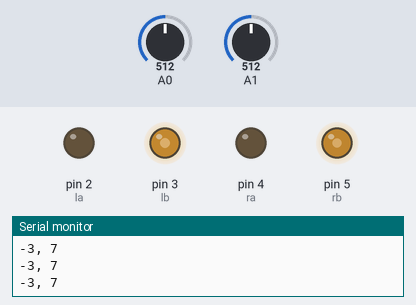
A sketch run on a simulated Arduino Uno, built with avr-gcc and run on an emulated ATmega328P. Shown: output pins drawn as LEDs (lit = HIGH), the last lines printed to the serial monitor. Inputs (shaded band) come from the test bench; at power-on: A0 = 512, A1 = 512.

Above: at 1.2 s.
1.3 s: A0 set to 554
At 2.2 s:
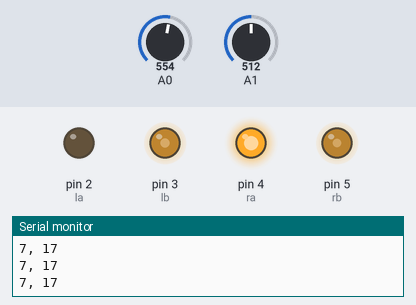
2.8 s: A0 set to 570
At 3.4 s:
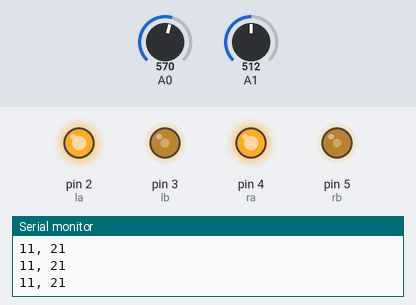
4.3 s: A1 set to 873
At 4.8 s:
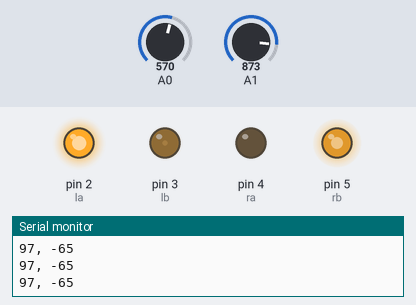
5.8 s: A1 set to 897
At 7.0 s:
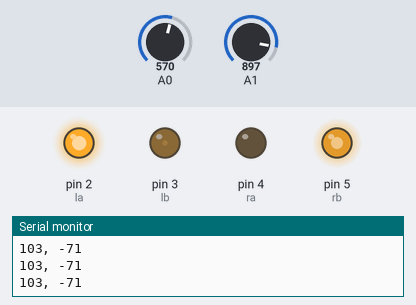
7.3 s: A0 set to 511
At 8.1 s:
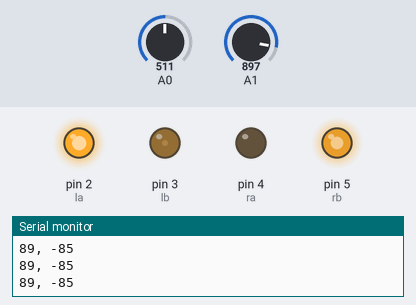
8.8 s: A1 set to 593
At 9.1 s:
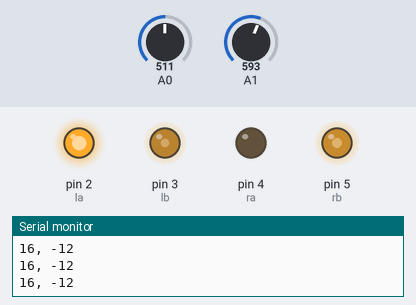
10.3 s: A1 set to 570
Timing chart, 0 to 12.8 s (numbered marks = the images above; inputs shaded):
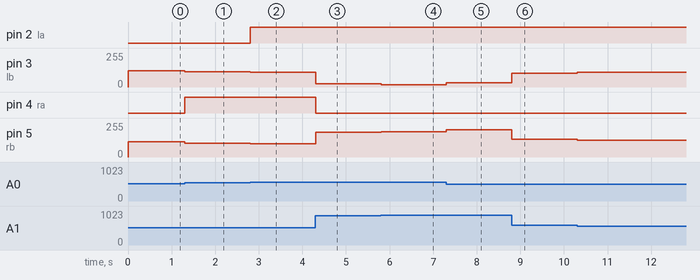

The sketch:

workingMove.ino
```cpp
// Define pins for output yaya
int la = 2;
int lb = 3;
int ra = 4;
int rb = 5;

void setup() {
  // put your setup code here, to run once:
  Serial.begin(9600);
}

void loop() {
  // put your main code here, to run repeatedly:
  mapJoystick(analogRead(A0), analogRead(A1));
}

void adjustLeftRight(int left, int right) {
    /* Helper method for mapJoystick which writes to pins
     * Precondition: takes values returned by constrain function
     * Postcondition: no return, writes to pins
     */
    if((left != 0) and (right != 0)){
      analogWrite(la, 120 + left);
      analogWrite(lb, 120 - left);
      analogWrite(ra, 120 + right);
      analogWrite(rb, 120 - right);
    }else{
      analogWrite(la, 0);
      analogWrite(lb, 0);
      analogWrite(ra, 0);
      analogWrite(rb, 0);
    }
    Serial.print(left);
    Serial.print(", ");
    Serial.println(right);
  }

void mapJoystick(int readAnalog0, int readAnalog1) {
  /* Reads analog values from joystick, calling helper to write to out-pins
   * Precondition: must have analogRead input
   * Postcondition: returns nothing
   */
  int aspeed = readAnalog0 - 500;
  int bspeed = readAnalog1 - 531;
  if (abs(aspeed) < 5){aspeed = 0;}
  if (abs(bspeed) < 5){bspeed = 0;}
  aspeed = map(aspeed, -420, 420, -100, 100);
  bspeed = map(bspeed, -420, 420, -100, 100);
  int left = (aspeed + bspeed);
  int right = (aspeed - bspeed);
  adjustLeftRight(constrain(left, -200, 200), constrain(right, -200, 200));

}
```

Measured:
- the behaviour switches between 562 and 563 on A0 (found by bisection; images 1 and 2)
- after the input at 1.3 s, pin 3 (lb): 123/255 → 113/255 at once; pin 4 (ra): LOW → HIGH at once; pin 5 (rb): 113/255 → 103/255 at once
- after the input at 2.8 s, pin 2 (la): LOW → HIGH at once; pin 3 (lb): 113/255 → 109/255 at once; pin 5 (rb): 103/255 → 99/255 at once
- after the input at 4.3 s, pin 3 (lb): 109/255 → 23/255 at once; pin 4 (ra): HIGH → LOW at once; pin 5 (rb): 99/255 → 185/255 at once
- after the input at 5.8 s, pin 3 (lb): 23/255 → 17/255 at once; pin 5 (rb): 185/255 → 191/255 at once
- after the input at 7.3 s, pin 3 (lb): 17/255 → 31/255 at once; pin 5 (rb): 191/255 → 205/255 at once
- after the input at 8.8 s, pin 3 (lb): 31/255 → 104/255 at once; pin 5 (rb): 205/255 → 132/255 at once
- after the input at 10.3 s, pin 3 (lb): 104/255 → 109/255 at once; pin 5 (rb): 132/255 → 127/255 at once
